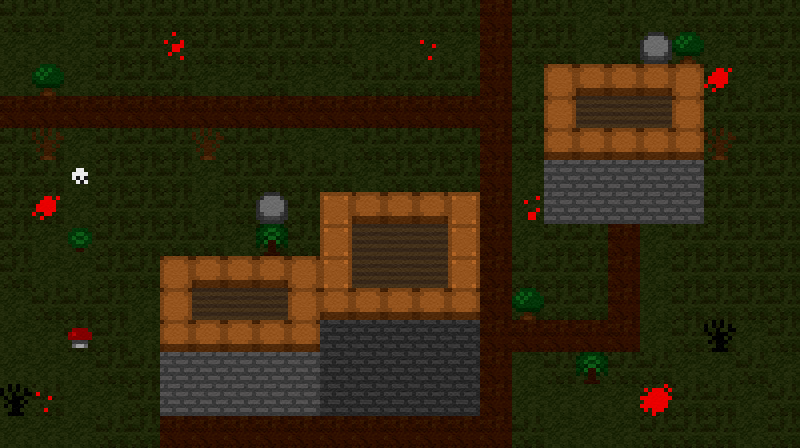

A level layout from a 2D game, rendered from its tile map. Below: a short description, then the map file with tile-grid data replaced by summaries:
An orthogonal 25x14 tile map with 32x32 px tiles, 2 tile layers (ground, detail), 2 hidden layers not drawn.

<map version="1.0" orientation="orthogonal" width="25" height="14" tilewidth="32" tileheight="32">
 <tileset firstgid="1" name="tiles" tilewidth="32" tileheight="32">
  <image source="../assets/images/tiles.png" width="512" height="512" />
 </tileset>
 <objectgroup name="objects" width="25" height="14" />
 <layer name="ground" width="25" height="14">
  <data>[350 cells, 350 non-empty, 3 distinct tile ids]</data>
 </layer>
 <layer name="detail" width="25" height="14">
  <data>[350 cells, 153 non-empty, 20 distinct tile ids]</data>
 </layer>
 <layer name="collision" width="25" height="14" visible="0">
  <data>[350 cells, 19 non-empty, 1 distinct tile ids]</data>
 </layer>
 <layer name="player_collision" width="25" height="14" visible="0">
  <data>[350 cells, 0 non-empty, 0 distinct tile ids]</data>
 </layer>
</map>